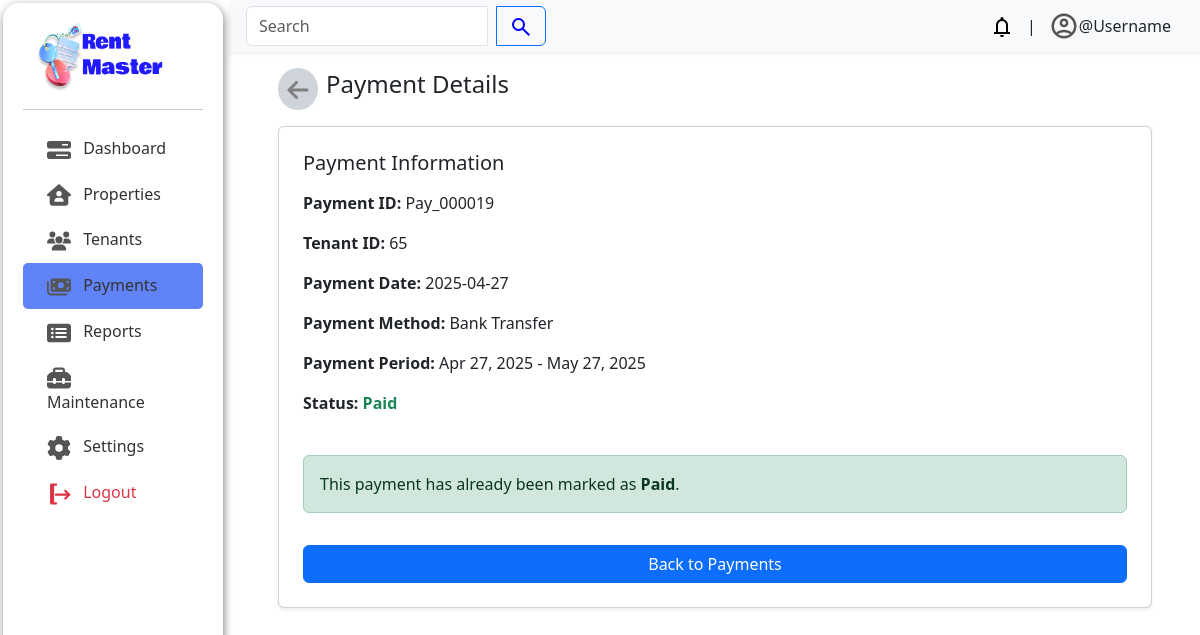
The page /admin/index.php?page=payments/paid&payment_id=19 on the database as committed earlier.
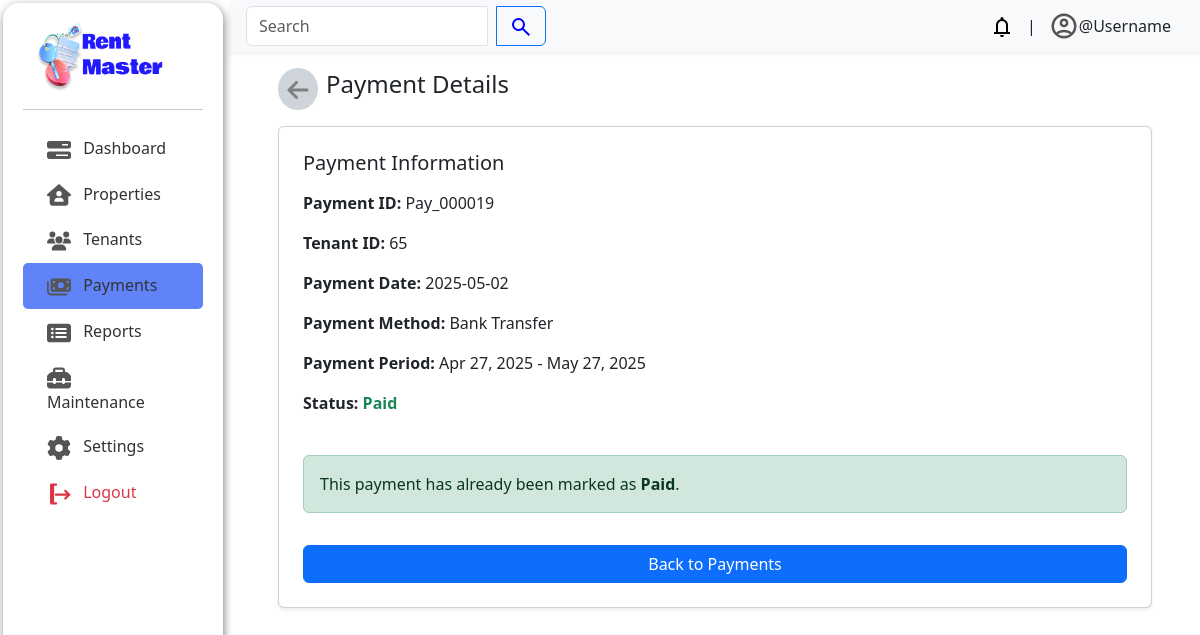
The same page on the database as committed later.
### tables this page shows
CREATE TABLE `payments` (
  `payment_id` int(11) NOT NULL,
  `tenant_id` int(11) NOT NULL,
  `payment_start_date` date NOT NULL,
  `payment_end_date` date NOT NULL,
  `payment_status` enum('Paid','Pending','Overdue') NOT NULL DEFAULT 'Pending',
  `payment_date` date DEFAULT NULL,
  `payment_method` enum('GCash','Maya','Coins.ph','Bank Transfer','Credit/Debit Card') DEFAULT NULL
);

### admin/payments/paid.php (the view, shortened to what this page needs)
<?php
require_once '../database/config.php';
$payment_id = $_GET['payment_id'] ?? null;
$sql = "SELECT * FROM payments WHERE payment_id = ?";
$stmt = $conn->prepare($sql);
$stmt->bind_param("i", $payment_id);
$stmt->execute();
$result = $stmt->get_result();
$payment = $result->fetch_assoc();
?>
<div class="container px-lg-5">
    <header class="d-flex gap-2 align-items-center mt-3">
        <a href="?page=payments/index" class="p-2 rounded-circle bg-dark-subtle">
        </a>
        <h4 class="fw-medium">Payment Details</h4>
    </header>
    <?php if ($payment): ?>
    <div class="card mt-3 shadow-sm p-4">
        <h5 class="mb-3">Payment Information</h5>
        <p><strong>Payment ID:</strong> <?php echo 'Pay_' . str_pad($payment['payment_id'], 6, '0', STR_PAD_LEFT); ?></p>
        <p><strong>Tenant ID:</strong> <?php echo htmlspecialchars($payment['tenant_id']); ?></p>
        <p><strong>Payment Date:</strong> <?php echo htmlspecialchars($payment['payment_date']); ?></p>
        <p><strong>Payment Method:</strong> <?php echo htmlspecialchars($payment['payment_method']) ? htmlspecialchars($payment['payment_method']) : "N/A"; ?></p>
        <p><strong>Payment Period:</strong>
            <?php echo date('M d, Y', strtotime($payment['payment_start_date'])) . " - " . date('M d, Y', strtotime($payment['payment_end_date'])); ?>
        </p>
        <p><strong>Status:</strong>
            <span class="<?php echo ($payment['payment_status'] == 'Paid') ? 'text-success' : 'text-warning'; ?> fw-bold">
                <?php echo htmlspecialchars($payment['payment_status']); ?>
            </span>
        </p>
        <?php if ($payment['payment_status'] != 'Paid'): ?>
        <form method="POST" action="payments/paid.php" class="d-flex gap-2 mt-4">
            <input type="hidden" name="payment_id" value="<?php echo $payment['payment_id']; ?>">
            <button type="submit" class="btn btn-success flex-fill">Mark as Paid</button>
            <a href="?page=payments/index" class="btn btn-secondary flex-fill">Cancel</a>
        </form>
        <?php else: ?>
            <div class="alert alert-success mt-4" role="alert">
                This payment has already been marked as <strong>Paid</strong>.
            </div>
            <a href="?page=payments/index" class="btn btn-primary mt-3">Back to Payments</a>
        <?php endif; ?>
    </div>
    <?php else: ?>
        <div class="alert alert-warning mt-5 text-center">
            No payment record found.
        </div>
    <?php endif; ?>
</div>

Rows that differ between the two databases and show on the page:
changed payments "Bank Transfer": payment_date "2025-04-27" → "2025-05-02"
